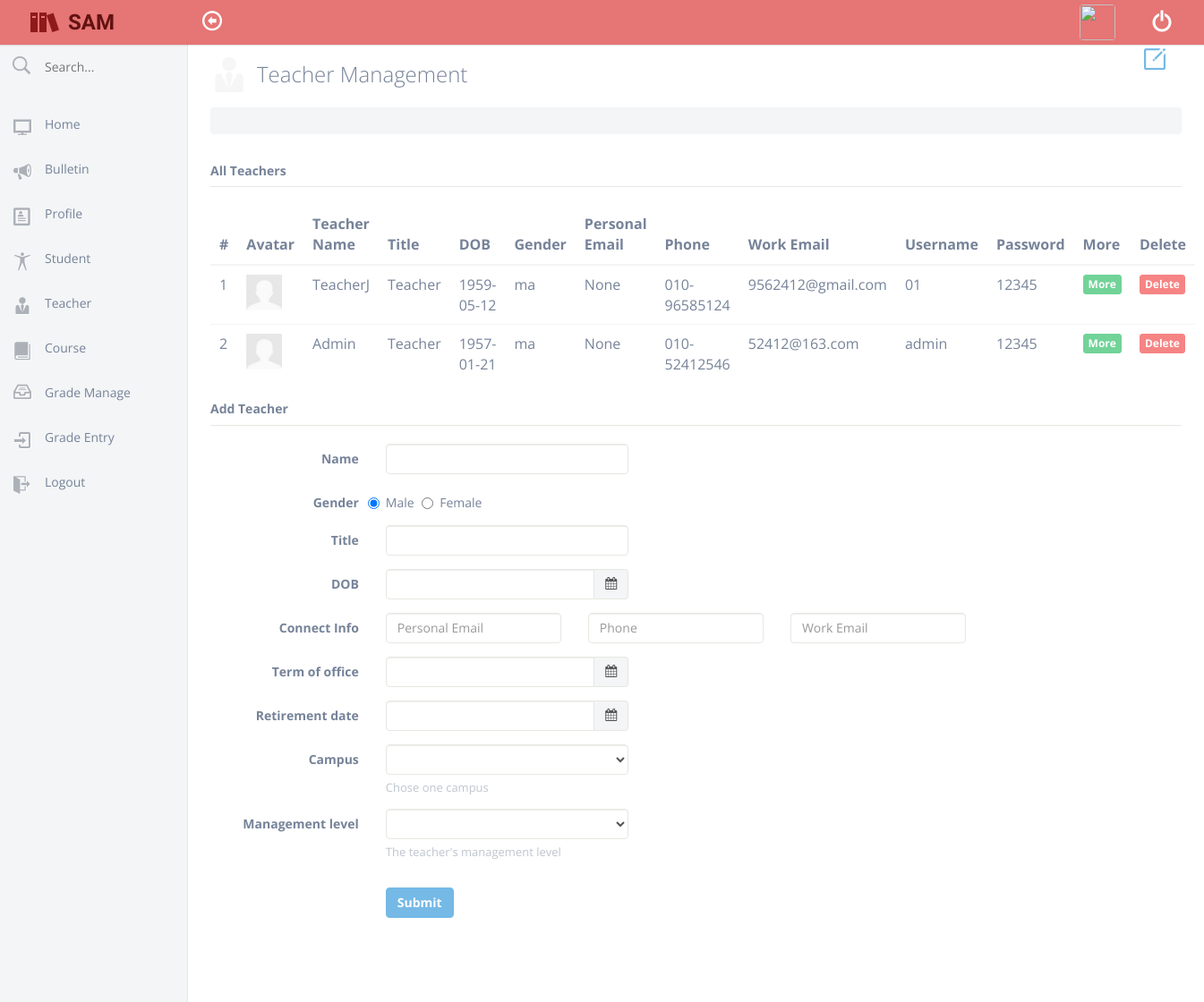
/manager/teacher.php (signed in), run on the app's committed database.
### tables this page shows
CREATE TABLE `teacher` (
                           `id` int(11) NOT NULL AUTO_INCREMENT,
                           `teacher_no` varchar(20) NOT NULL,
                           `name` varchar(20) NOT NULL,
                           `avatar` varchar(50) NOT NULL DEFAULT 'defult_user.jpg',
                           `academic_title` varchar(25) NOT NULL,
                           `dob` date NOT NULL,
                           `gender` varchar(2) NOT NULL,
                           `personalEmail` varchar(20) DEFAULT NULL,
                           `phone` varchar(20) DEFAULT NULL,
                           `workEmail` varchar(20) DEFAULT NULL,
                           `inauguration_date` date NOT NULL,
                           `leave_date` date DEFAULT NULL,
                           `academy_id` int(11) NOT NULL,
                           `username` varchar(20) NOT NULL,
                           `password` varchar(20) NOT NULL DEFAULT '12345',
                           `role` varchar(10) NOT NULL,
                           PRIMARY KEY (`id`),
                           KEY `teacher_fk0` (`academy_id`),
                           CONSTRAINT `teacher_fk0` FOREIGN KEY (`academy_id`) REFERENCES `academy` (`id`)
);

### manager/teacher.php (the view, shortened to what the rows shown need)
<?php
require('../db.php');
mysqli_query($connection,'set names utf8');
$query = "SELECT * from teacher";
$result = mysqli_query($connection,$query);
?>
<!DOCTYPE html>
<html lang="en">
    <head>
        <link href="../assets/css/icons.css" rel="stylesheet" />
        <link href="../assets/css/sprflat-theme/jquery.ui.all.css" rel="stylesheet" />
        <link href="../assets/css/bootstrap.css" rel="stylesheet" />
        <link href="../assets/css/plugins.css" rel="stylesheet" />
        <link href="../assets/css/main.css" rel="stylesheet" />
    </head>
    <body>
        <div id="content">
            <div class="content-wrapper">
                <div class="row">
                    <div class="col-lg-12 heading">
                        <h1 class="page-header"><i class="im-user4"></i>Teacher Management</h1>
                    </div>
                </div>
                <div class="outlet">
                    <div class="row">
                        <div class="col-lg-12">
                            <table class="table display" id="datatable">
                                <thead>
                                    <tr>
                                        <th>#</th>
                                        <th>Avatar</th>
                                        <th>Teacher Name</th>
                                        <th>Title</th>
                                        <th>DOB</th>
                                        <th>Gender</th>
                                        <th>Personal Email</th>
                                        <th>Phone</th>
                                        <th>Work Email</th>
                                        <th>Username</th>
                                        <th>Password</th>
                                        <th>More</th>
                                        <th>Delete</th>
                                    </tr>
                                </thead>
                                <tbody>
                                    <?php
                                    $i=1;
                                    while($row=mysqli_fetch_array($result)){
                                        echo "<tr>";
                                        echo "<td>".$i."</td>";
                                        echo "<td><img height=\"40px\" class=\"user-avatar\" src=\"../assets/img/avatars/".$row['avatar']."\"></td>";
                                        echo "<td>".$row['name']."</td>";
                                        echo "<td>".$row['academic_title']."</td>";
                                        echo "<td>".$row['dob']."</td>";
                                        echo "<td>".$row['gender']."</td>";
                                        if($row['personalEmail']==""||$row['personalEmail']==null){$row['personalEmail']="None";}
                                        echo "<td>".$row['personalEmail']."</td>";
                                        echo "<td>".$row['phone']."</td>";
                                        echo "<td>".$row['workEmail']."</td>";
                                        echo "<td>".$row['username']."</td>";
                                        echo "<td>".$row['password']."</td>";
                                        echo "<td><button class='btn btn-xs btn-success' onclick=\"window.location.href='detail_teacher.php?id=".$row['id']."'\">More</button></td>";
                                        echo "<td><button class='btn btn-xs btn-danger' onclick=\"window.location.href='dele_teacher.php?id=".$row['id']."'\">Delete</button></td>";
                                        echo "</tr>";
                                        $i++;
                                    }
                                    ?>
                                </tbody>
                            </table>
                        </div>
                    </div>
                </div>
            </div>
        </div>
    </body>
</html>

### data on the page
teacher: avatar (picture), name "TeacherJ", academic_title "Teacher", dob "1959-05-12", gender "ma", personalEmail "None", phone "010-96585124", workEmail "9562412@gmail.com", username "01", password "12345"
teacher: avatar (picture), name "Admin", academic_title "Teacher", dob "1957-01-21", gender "ma", personalEmail "None", phone "010-52412546", workEmail "52412@163.com", username "admin", password "12345"
